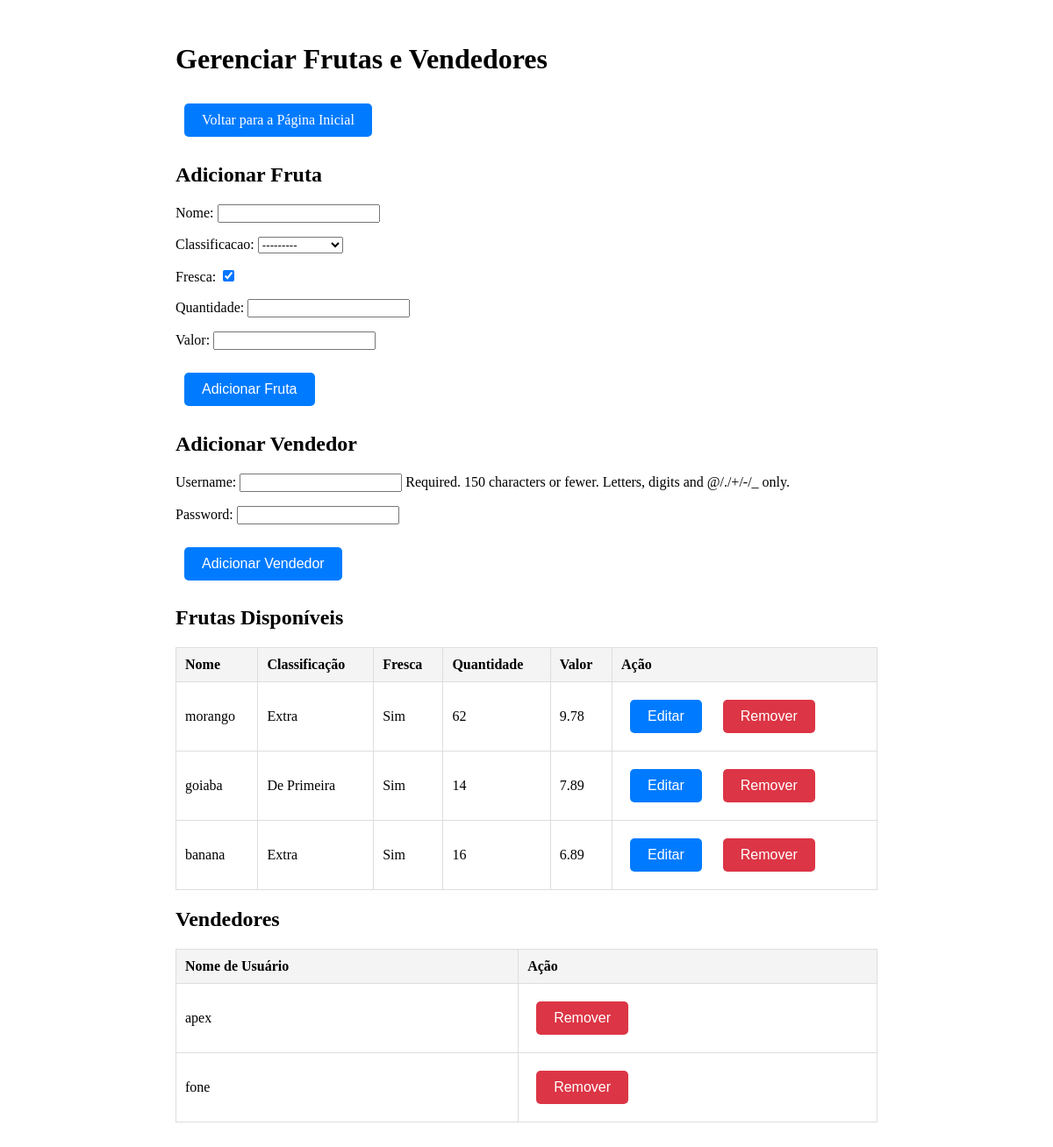
The app's page /vendas/gerenciar/ (signed in) with its own data.
### vendas/models.py (models this page shows, shortened)
class Fruta(models.Model):
    CLASSIFICACAO_CHOICES = [
        ('EX', 'Extra'),
        ('1', 'De Primeira'),
        ('2', 'De Segunda'),
        ('3', 'De Terceira'),
    ]
    nome = models.CharField(max_length=100)
    classificacao = models.CharField(max_length=2, choices=CLASSIFICACAO_CHOICES)
    fresca = models.BooleanField(default=True)
    quantidade = models.PositiveIntegerField(null=True)
    valor = models.DecimalField(max_digits=10, decimal_places=2)

### vendas/views.py (the view, shortened to what this page needs)
# urls.py: path('gerenciar/', views.gerenciar, name='gerenciar'),
@login_required
@user_passes_test(lambda u: u.is_superuser)
def gerenciar(request):
    fruta_form = FrutaForm()
    edit_fruta_form = EditFrutaForm()
    usuario_form = UsuarioForm()  # Formulário de Usuário
    frutas = Fruta.objects.all()
    vendedores = User.objects.filter(is_staff=True)
    context = {
        'fruta_form': fruta_form,
        'edit_fruta_form': edit_fruta_form,
        'usuario_form': usuario_form,  # Adicione o formulário ao contexto
        'frutas': frutas,
        'vendedores': vendedores,
    }
    return render(request, 'gerenciar.html', context)

### vendas/forms.py
class FrutaForm(forms.ModelForm):
    class Meta:
        model = Fruta
        fields = ['nome', 'classificacao', 'fresca', 'quantidade', 'valor']

class EditFrutaForm(forms.ModelForm):
    class Meta:
        model = Fruta
        fields = ['nome', 'classificacao', 'fresca', 'quantidade', 'valor']

### vendas/templates/gerenciar.html (shortened to what this page needs)
<!DOCTYPE html>
<html lang="pt-br">
<head>
</head>
<body>
    <div class="container">
        <h1>Gerenciar Frutas e Vendedores</h1>
        <a href="{% url 'index' %}" class="button">Voltar para a Página Inicial</a>
        <h2>Adicionar Fruta</h2>
        <form method="post">
            {{ fruta_form.as_p }}
            <button type="submit" name="add_fruta" class="button">Adicionar Fruta</button>
        </form>
        <h2>Adicionar Vendedor</h2>
        <form method="post">
            {{ usuario_form.as_p }}
            <button type="submit" name="add_vendedor" class="button">Adicionar Vendedor</button>
        </form>
        <h2>Frutas Disponíveis</h2>
        <table class="table">
            <thead>
                <tr>
                    <th>Nome</th>
                    <th>Classificação</th>
                    <th>Fresca</th>
                    <th>Quantidade</th>
                    <th>Valor</th>
                    <th>Ação</th>
                </tr>
            </thead>
            <tbody>
                {% for fruta in frutas %}
                <tr>
                    <td>{{ fruta.nome }}</td>
                    <td>{{ fruta.get_classificacao_display }}</td>
                    <td>{{ fruta.fresca|yesno:"Sim,Não" }}</td>
                    <td>{{ fruta.quantidade }}</td>
                    <td>{{ fruta.valor }}</td>
                    <td>
                        <button type="button" class="button" onclick="openModal({{ fruta.id }}, '{{ fruta.nome }}', '{{ fruta.classificacao }}', '{{ fruta.fresca }}', {{ fruta.quantidade }}, {{ fruta.valor }})">Editar</button>
                        <form method="post" style="display:inline;">
                            <button type="submit" name="remove_fruta" class="button" style="background-color: #dc3545;">Remover</button>
                        </form>
                    </td>
                </tr>
                {% endfor %}
            </tbody>
        </table>
        <h2>Vendedores</h2>
        <table class="table">
            <thead>
                <tr>
                    <th>Nome de Usuário</th>
                    <th>Ação</th>
                </tr>
            </thead>
            <tbody>
                {% for vendedor in vendedores %}
                <tr>
                    <td>{{ vendedor.username }}</td>
                    <td>
                        <form method="post" style="display:inline;">
                            <button type="submit" name="remove_vendedor" class="button" style="background-color: #dc3545;">Remover</button>
                        </form>
                    </td>
                </tr>
                {% endfor %}
            </tbody>
        </table>
    </div>
</body>
</html>

### vendas/templates/gerenciar.html (style rules this page uses)
.button { display: inline-block; padding: 10px 20px; margin: 10px; font-size: 16px; color: white; background-color: #007bff; border: none; border-radius: 5px; text-align: center; text-decoration: none; cursor: pointer; }
.container { max-width: 800px; margin: 0 auto; padding: 20px; }
.table { width: 100%; border-collapse: collapse; margin-top: 20px; }
.table, .table th, .table td { border: 1px solid #ddd; }
.table th, .table td { padding: 10px; text-align: left; }
.table th { background-color: #f4f4f4; }

### records on screen
Fruta: nome "morango", classificacao "Extra", fresca "Sim", quantidade "62", valor "9.78"
Fruta: nome "goiaba", classificacao "De Primeira", fresca "Sim", quantidade "14", valor "7.89"
Fruta: nome "banana", classificacao "Extra", fresca "Sim", quantidade "16", valor "6.89"

### other values on screen
{{ vendedor.username }} "apex"
{{ vendedor.username }} "fone"
